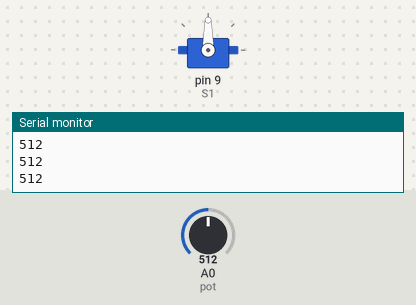
Bench run of a sketch on a simulated Arduino Uno, built with avr-gcc and run on an emulated ATmega328P. Parts: servo, the last lines printed to the serial monitor. The test bench sets the inputs (shaded band); at power-on: A0 (pot) = 512.

Above: at 1.2 s.
1.3 s: A0 (pot) set to 716
At 2.5 s:
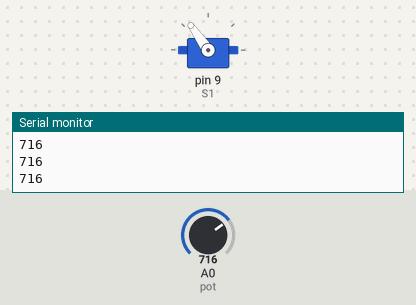
2.8 s: A0 (pot) set to 900
At 3.9 s:
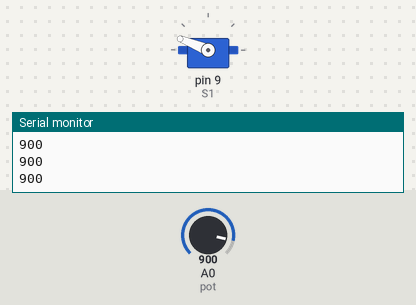
4.3 s: A0 (pot) set to 1023
At 5.0 s:
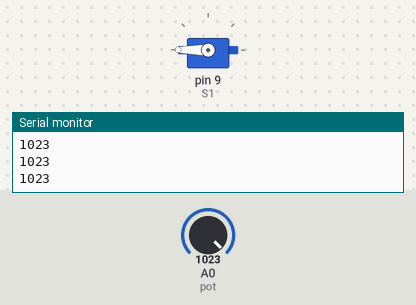
5.8 s: A0 (pot) set to 306
At 6.3 s:
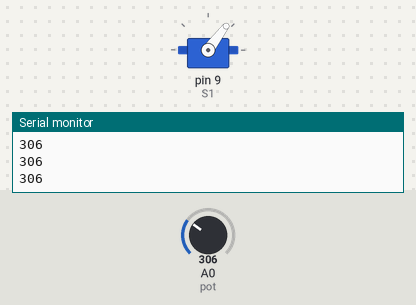
7.3 s: A0 (pot) set to 122
At 8.5 s:
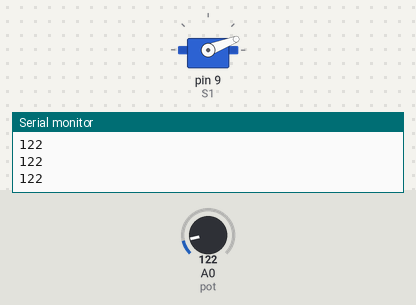
8.8 s: A0 (pot) set to 0
At 9.5 s:
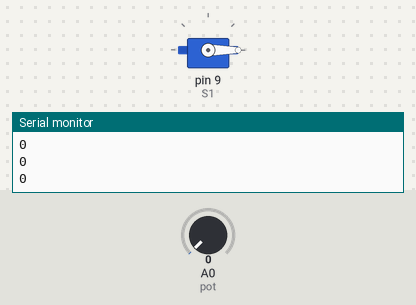
Timing chart, 0 to 11.3 s (numbered marks = the images above; inputs shaded):
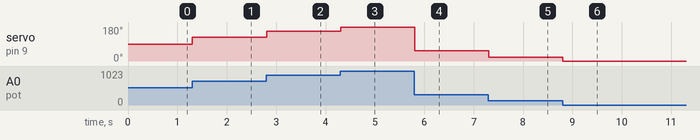

The sketch:

Code.ino
```cpp
#include <Servo.h>
Servo S1;
int pot = A0;
int x;
int value;


void setup()
{
  Serial.begin(9600);
  pinMode(A0, INPUT);
  S1.attach (9);
}

void loop()
{
  x=analogRead(pot);
  Serial.println(x);
  value=map (x,0,1023,0,180);
  S1.write(value);

}
```

Measured:
- after the input at 1.3 s, servo on pin 9 (S1): 90° → 125° at once
- after the input at 2.8 s, servo on pin 9 (S1): 125° → 158° at once
- after the input at 4.3 s, servo on pin 9 (S1): 158° → 180° at once
- after the input at 5.8 s, servo on pin 9 (S1): 180° → 53° at once
- after the input at 7.3 s, servo on pin 9 (S1): 53° → 21° at once
- after the input at 8.8 s, servo on pin 9 (S1): 21° → 0° at once
